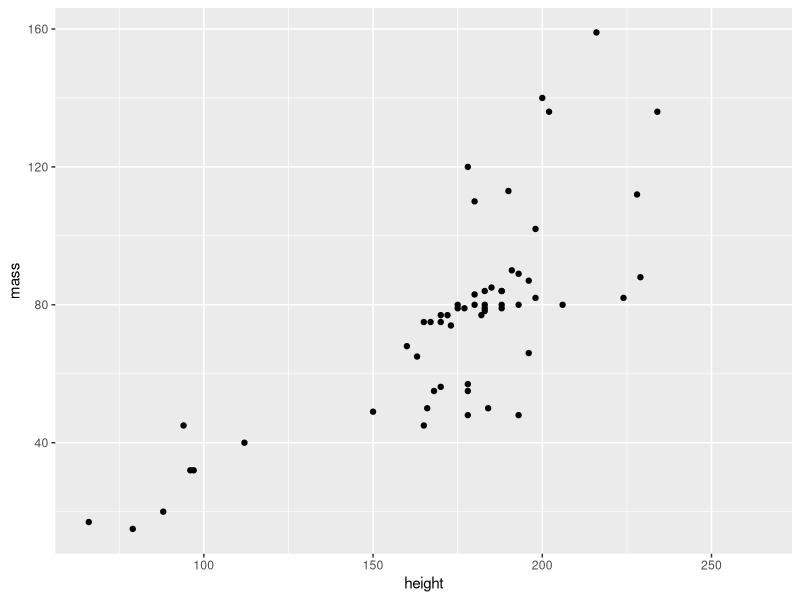

The R script that drew this image:
## ---- chunk 1
#| warning: false
#| echo: false
setwd("/home/ni3853/Documents/quartoproj")


library(dplyr)
library(readr)
library(ggplot2)
starwars <- read_csv("./data/clean_data/starwars.csv")


## ---- chunk 2
#| warning: false
#| echo: false

library(knitr)
tab <- starwars %>%
  group_by(species) %>%
  summarise(
    n = n(),
    mass = mean(mass, na.rm = TRUE)
  ) %>%
  filter(n > 1)

kable(tab)
## ---- chunk 3
#| warning: false
#| echo: false

ggplot(starwars, aes(height, mass)) + geom_point()
